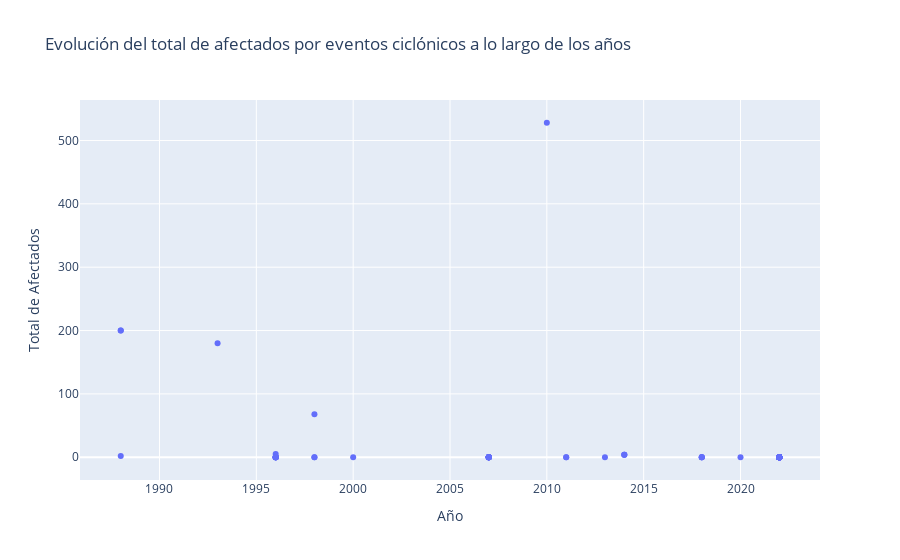

The cell this chart's notebook holds for it:
### Markdown cell above
### Gráfico de dispersión

### Code cell
# Gráfico de dispersión para mostrar la evolución temporal de los afectados y pérdidas económicas
fig = px.scatter(pz, x='YEAR', y='T_AFEC',
                 title='Evolución del total de afectados por eventos ciclónicos a lo largo de los años',
                 labels={'YEAR': 'Año', 'T_AFEC': 'Total de Afectados'}
                 )
fig.show()

### Figure 1 — Plotly figure (JSON) as saved in the notebook; plotly's stock layout.template omitted (floating-point values rounded to 4 significant figures; data arrays with more than 128 entries replaced by an {"elided": "..."} marker saying what was removed)
{"data": [{"hovertemplate": "Año=%{x}<br>Total de Afectados=%{y}<extra></extra>", "legendgroup": "", "marker": {"color": "#636efa", "symbol": "circle"}, "mode": "markers", "name": "", "orientation": "v", "showlegend": false, "type": "scatter", "x": {"elided": "180 int values"}, "xaxis": "x", "y": {"elided": "180 int values"}, "yaxis": "y"}], "layout": {"legend": {"tracegroupgap": 0}, "title": {"text": "Evolución del total de afectados por eventos ciclónicos a lo largo de los años"}, "xaxis": {"anchor": "y", "domain": [0, 1], "title": {"text": "Año"}}, "yaxis": {"anchor": "x", "domain": [0, 1], "title": {"text": "Total de Afectados"}}}}
